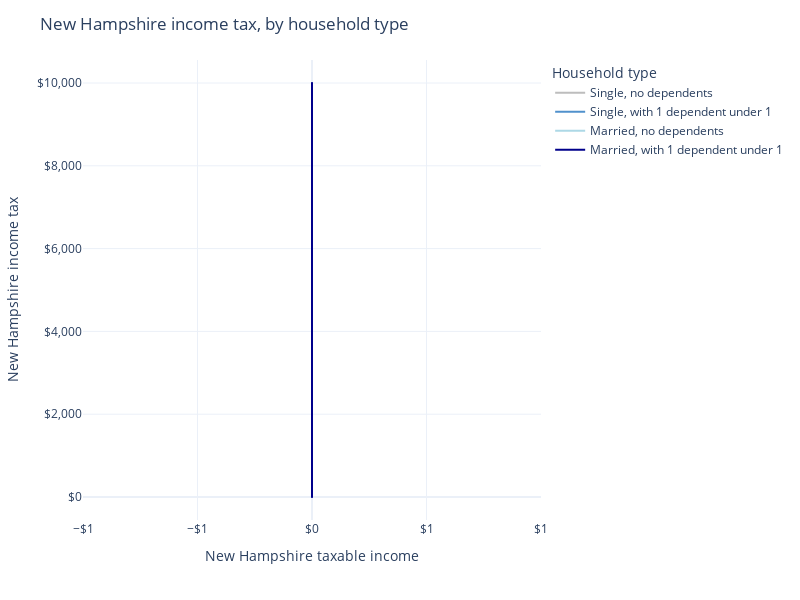

Notebook cell for this chart:
### Markdown cell above
# New Hampshire State income tax

PolicyEngine models New Hampshire's State income tax, including the following components:
* The main rate applied to taxable income (currently 4.85%)
* The (nonrefundable) taxpayer credit
* The income tax exemption

The chart below shows the absolute tax amount by employment income, for each of four household types.

### Code cell
from policyengine_us import Simulation
import plotly.express as px
import pandas as pd


def create_situation(num_dependents, has_spouse):
    situation = {
        "people": {
            "person": {
                "age": 30,
            },
        },
        "tax_units": {
            "tax_unit": {
                "members": ["person"],
            },
        },
        "households": {
            "household": {
                "state_code": "NH",
                "members": ["person"],
            },
        },
        "axes": [
            [
                {
                    "name": "dividend_income",
                    "min": 0,
                    "max": 200_000,
                    "count": 1000,
                }
            ]
        ],
    }
    for i in range(num_dependents):
        situation["people"][f"person{i}"] = {"age": 0}
        situation["tax_units"]["tax_unit"]["members"].append(f"person{i}")
        situation["households"]["household"]["members"].append(f"person{i}")
    if has_spouse:
        situation["people"]["spouse"] = {"age": 30}
        situation["tax_units"]["tax_unit"]["members"].append("spouse")
        situation["households"]["household"]["members"].append("spouse")
    return situation


def create_simulation(situation):
    return Simulation(
        situation=situation,
    )


single_no_dependents = create_simulation(create_situation(0, False))
single_with_dependents = create_simulation(create_situation(1, False))
married_no_dependents = create_simulation(create_situation(0, True))
married_with_dependents = create_simulation(create_situation(1, True))

dividend_income = single_no_dependents.calculate("dividend_income")

# Create a dataframe with

df = pd.concat(
    [
        pd.DataFrame(
            {
                "New Hampshire taxable income": taxable_income,
                "New Hampshire income tax": simulation.calculate("nh_income_tax"),
                "Household type": household_type,
            }
        )
        for simulation, household_type in [
            (single_no_dependents, "Single, no dependents"),
            (single_with_dependents, "Single, with 1 dependent under 1"),
            (married_no_dependents, "Married, no dependents"),
            (married_with_dependents, "Married, with 1 dependent under 1"),
        ]
    ]
)
GRAY = "#BDBDBD"
BLUE = "#5091cc"
LIGHT_BLUE = "lightblue"
DARK_BLUE = "darkblue"

px.line(
    df,
    x="New Hampshire taxable income",
    y="New Hampshire income tax",
    color="Household type",
    color_discrete_map={
        "Single, no dependents": GRAY,
        "Single, with 1 dependent under 1": BLUE,
        "Married, no dependents": LIGHT_BLUE,
        "Married, with 1 dependent under 1": DARK_BLUE,
    },
    template="plotly_white",
).update_layout(
    title="New Hampshire income tax, by household type",
    xaxis_title="New Hampshire taxable income",
    yaxis_title="New Hampshire income tax",
    xaxis_tickformat="$,.0f",
    yaxis_tickformat="$,.0f",
    width=800,
    height=600,
)

### Figure 1 — Plotly figure (JSON) as saved in the notebook; plotly's stock layout.template omitted (floating-point values rounded to 4 significant figures; data arrays with more than 128 entries replaced by an {"elided": "..."} marker saying what was removed)
{"data": [{"hovertemplate": "Household type=Single, no dependents<br>New Hampshire taxable income=%{x}<br>New Hampshire income tax=%{y}<extra></extra>", "legendgroup": "Single, no dependents", "line": {"color": "#BDBDBD", "dash": "solid"}, "marker": {"symbol": "circle"}, "mode": "lines", "name": "Single, no dependents", "showlegend": true, "type": "scattergl", "x": {"elided": "1000 int values"}, "xaxis": "x", "y": {"elided": "1000 float values"}, "yaxis": "y"}, {"hovertemplate": "Household type=Single, with 1 dependent under 1<br>New Hampshire taxable income=%{x}<br>New Hampshire income tax=%{y}<extra></extra>", "legendgroup": "Single, with 1 dependent under 1", "line": {"color": "#5091cc", "dash": "solid"}, "marker": {"symbol": "circle"}, "mode": "lines", "name": "Single, with 1 dependent under 1", "showlegend": true, "type": "scattergl", "x": {"elided": "1000 int values"}, "xaxis": "x", "y": {"elided": "1000 float values"}, "yaxis": "y"}, {"hovertemplate": "Household type=Married, no dependents<br>New Hampshire taxable income=%{x}<br>New Hampshire income tax=%{y}<extra></extra>", "legendgroup": "Married, no dependents", "line": {"color": "lightblue", "dash": "solid"}, "marker": {"symbol": "circle"}, "mode": "lines", "name": "Married, no dependents", "showlegend": true, "type": "scattergl", "x": {"elided": "1000 int values"}, "xaxis": "x", "y": {"elided": "1000 float values"}, "yaxis": "y"}, {"hovertemplate": "Household type=Married, with 1 dependent under 1<br>New Hampshire taxable income=%{x}<br>New Hampshire income tax=%{y}<extra></extra>", "legendgroup": "Married, with 1 dependent under 1", "line": {"color": "darkblue", "dash": "solid"}, "marker": {"symbol": "circle"}, "mode": "lines", "name": "Married, with 1 dependent under 1", "showlegend": true, "type": "scattergl", "x": {"elided": "1000 int values"}, "xaxis": "x", "y": {"elided": "1000 float values"}, "yaxis": "y"}], "layout": {"height": 600, "legend": {"title": {"text": "Household type"}, "tracegroupgap": 0}, "margin": {"t": 60}, "title": {"text": "New Hampshire income tax, by household type"}, "width": 800, "xaxis": {"anchor": "y", "domain": [0, 1], "tickformat": "$,.0f", "title": {"text": "New Hampshire taxable income"}}, "yaxis": {"anchor": "x", "domain": [0, 1], "tickformat": "$,.0f", "title": {"text": "New Hampshire income tax"}}}}
